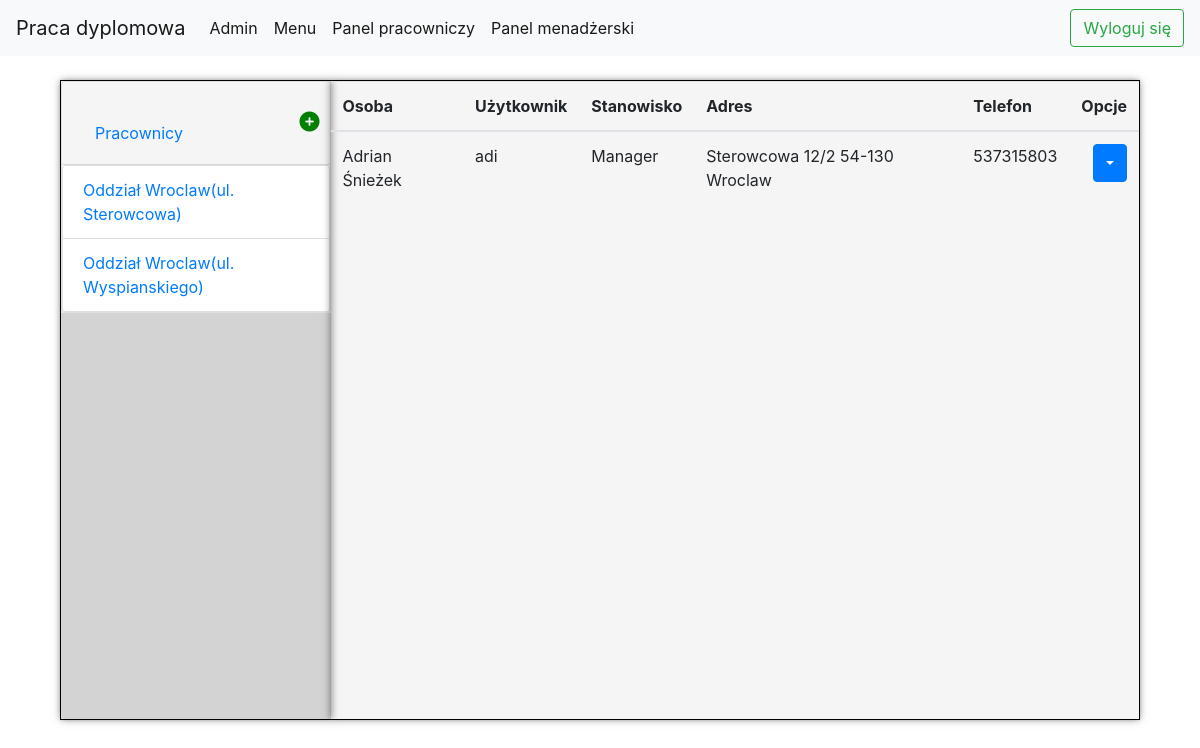
/manage_employees/restaurant/1/ (signed in), run on an earlier commit of the app's database.
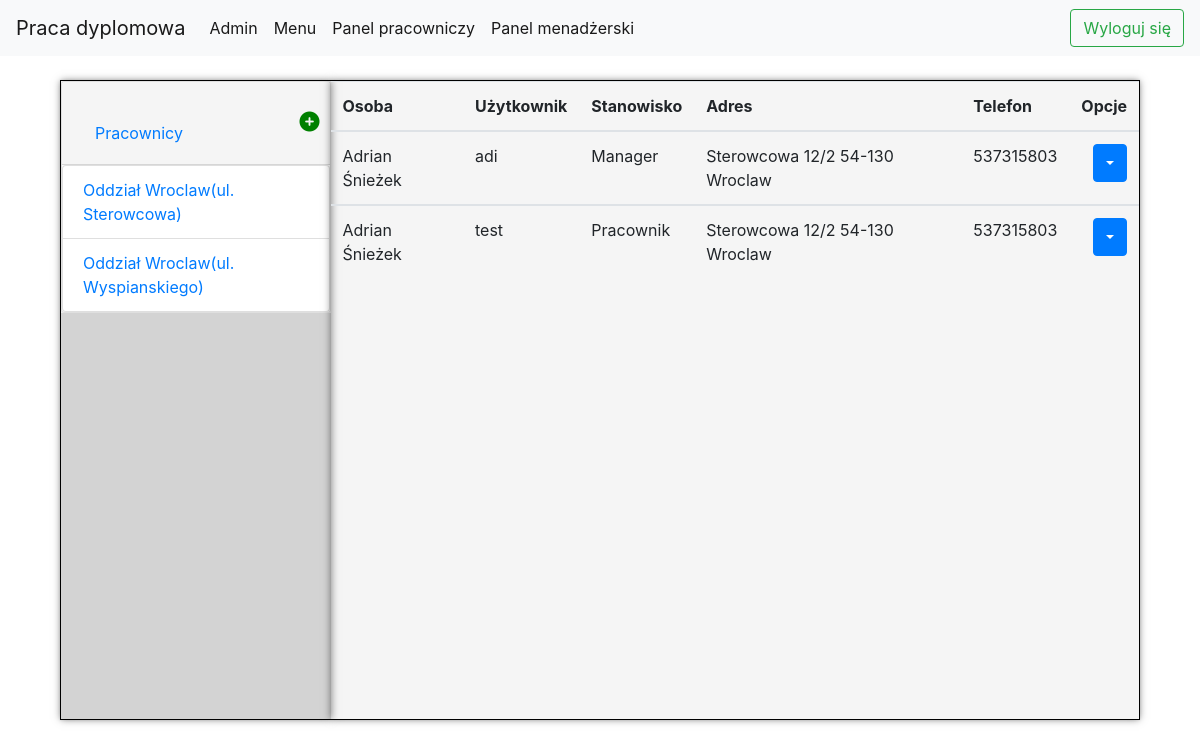
And on a later commit of the database.
### restaurantApp/models.py (models this page shows, shortened)
class Restaurant(models.Model):
    address = models.OneToOneField(Address, on_delete=models.CASCADE)
    def __str__(self):
        return f"Oddział {self.address.city}(ul. {self.address.street_name})"

class Address(models.Model):
    street_name = models.CharField(max_length=100)
    street_number = models.IntegerField()
    house_number = models.IntegerField(null=True, blank=True)
    city = models.CharField(max_length=100)
    zip_code = models.CharField(max_length=10)
    def __str__(self):
        if self.house_number:
            return f"{self.street_name} {self.street_number}/{self.house_number} {self.zip_code} {self.city}"
        else:
            return f"{self.street_name} {self.street_number} {self.zip_code} {self.city}"

class Employee(models.Model):
    person = models.ForeignKey(Person, on_delete=models.CASCADE)
    user = models.OneToOneField(User, on_delete=models.CASCADE, default=None, null=True, blank=True)
    restaurant = models.ForeignKey(Restaurant, on_delete=models.CASCADE, null=True, blank=True)
    POSITIONS = (
        ('M', 'Manager'),
        ('W', 'Pracownik')
    )
    position = models.CharField(max_length=1, choices=POSITIONS)

class Person(models.Model):
    first_name = models.CharField(max_length=100)
    last_name = models.CharField(max_length=100)
    phone_regex = RegexValidator(regex=r'^\+?1?\d{9,15}$',
                                 message="Numer telefonu powinien zawierać się w formacie +48999999999")
    phone_number = models.CharField(validators=[phone_regex], max_length=17, blank=True)
    address = models.ForeignKey(Address, on_delete=models.CASCADE)
    def __str__(self):
        return f"{self.first_name} {self.last_name}"

### restaurantApp/views.py (the view)
    def _wrapped_view_func(request, *args, **kwargs):
        if request.user.employee.position != "M":
            return HttpResponse('Nie posiadasz uprawnień')
        else:
            return view_func(request, *args, **kwargs)

### restaurantApp/views.py (called while the page is built)
def manager_required(view_func):
    def _wrapped_view_func(request, *args, **kwargs):
        if request.user.employee.position != "M":
            return HttpResponse('Nie posiadasz uprawnień')
        else:
            return view_func(request, *args, **kwargs)
    return _wrapped_view_func

@login_required
@manager_required
def manage_employees(request, id=-1):
    restaurants = Restaurant.objects.all()
    if id != 0:
        restaurant = Restaurant.objects.get(id=id)
        emplyees = Employee.objects.filter(restaurant=restaurant)
        return render(request, "restaurantApp/manage_employees.html",
                      {"restaurants": restaurants, "emplyees": emplyees})
    return render(request, "restaurantApp/manage_employees.html", {"restaurants": restaurants})

### templates/restaurantApp/manage_employees.html (shortened to what this page needs)
<!DOCTYPE html>
{% extends "restaurantApp/manage_template.html" %}
{% load static %}
{% block css_block %}
    <link rel="stylesheet" href="{% static 'css/products_group.css' %}">
    <link rel="stylesheet" type="text/css" href="{% static 'css/control_panel.css' %}">
    <link rel="stylesheet" href="{% static 'css/accordion.css' %}">
{% endblock %}
{% block accordion_div_block %}
    <div id="accordion">
        <div class="card">
            <div class="card-header" id="headingOne">
                <h5 class="mb-0">
                    <button class="btn btn-link" data-toggle="collapse" data-target="#collapseOne"
                            aria-expanded="true" aria-controls="collapseOne">
                        Pracownicy
                    </button>
                    <a href="{% url "restaurantApp:create_user" %}"><i
                            class="addSign fas fa-plus-circle"></i></a>
                </h5>
            </div>
            <div id="collapseOne" class="collapse show" aria-labelledby="headingOne" data-parent="#accordion">
                <div class="card-body">
                    <ul class="list-group">
                        {% for restuarant in restaurants %}
                            <li class="list-group-item">
                                <a href="{% url "restaurantApp:manage_employees" restuarant.id %}">{{ restuarant }}</a>
                            </li>
                        {% endfor %}
                    </ul>
                </div>
            </div>
        </div>
    </div>
{% endblock %}
{% block view_div_block %}
    <table class="table">
        <thead>
        <tr>
            <th scope="col">Osoba</th>
            <th scope="col">Użytkownik</th>
            <th scope="col">Stanowisko</th>
            <th scope="col">Adres</th>
            <th scope="col">Telefon</th>
            <th class="right-align" scope="col">Opcje</th>
        </tr>
        </thead>
        <tbody>
        {% for employee in emplyees %}
            <tr>
                <td>{{ employee.person }}</td>
                <td>{{ employee.user }}</td>
                {% if employee.position == "W" %}
                    <td>Pracownik</td>
                {% elif employee.position == "M" %}
                    <td>Manager</td>
                {% else %}
                    <td>TODO</td>
                {% endif %}
                <td>{{ employee.person.address }}</td>
                <td>{{ employee.person.phone_number }}</td>
                <td class="right-align">
                    <div class="btn-group">
                        <button type="button" class="btn btn-primary dropdown-toggle" data-toggle="dropdown"
                                aria-haspopup="true" aria-expanded="false"></button>
                    </div>
                </td>
            </tr>
            </tbody>
        {% endfor %}
    </table>
{% endblock %}

What changed in the data, as far as the page shows it:
added Employee: person "Adrian Śnieżek", user "test", position "Pracownik", person.address "Sterowcowa 12/2 54-130 Wroclaw", person.phone_number "537315803"
